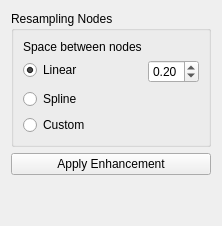
       <widget class="QWidget" name="tab_Enhancement_Techniques">
        <attribute name="title">
         <string>Enhancement</string>
        </attribute>
        <layout class="QGridLayout" name="gridLayout_2">
         <item row="1" column="0">
          <widget class="QGroupBox" name="groupBox_Resamplingnodes">
           <property name="minimumSize">
            <size>
             <width>0</width>
             <height>0</height>
            </size>
           </property>
           <property name="maximumSize">
            <size>
             <width>16777215</width>
             <height>165</height>
            </size>
           </property>
           <property name="title">
            <string>Resampling Nodes</string>
           </property>
           <layout class="QFormLayout" name="formLayout_7">
            <item row="0" column="0">
             <widget class="QLabel" name="label_SeparationNodes">
              <property name="text">
               <string>Space between nodes</string>
              </property>
             </widget>
            </item>
            <item row="1" column="0">
             <widget class="QRadioButton" name="radioButton_enhanceLinear">
              <property name="text">
               <string>Linear</string>
              </property>
              <property name="checked">
               <bool>true</bool>
              </property>
             </widget>
            </item>
            <item row="2" column="0">
             <widget class="QRadioButton" name="radioButton_enhanceSpline">
              <property name="text">
               <string>Spline</string>
              </property>
             </widget>
            </item>
            <item row="3" column="0">
             <widget class="QRadioButton" name="radioButton_enhanceCustom">
              <property name="text">
               <string>Custom</string>
              </property>
             </widget>
            </item>
            <item row="1" column="1">
             <widget class="QDoubleSpinBox" name="doubleSpinBox_separationBetwenNodes">
              <property name="minimum">
               <double>0.010000000000000</double>
              </property>
              <property name="maximum">
               <double>1.000000000000000</double>
              </property>
              <property name="singleStep">
               <double>0.100000000000000</double>
              </property>
              <property name="value">
               <double>0.200000000000000</double>
              </property>
             </widget>
            </item>
           </layout>
          </widget>
         </item>
         <item row="5" column="0">
          <spacer name="verticalSpacer_6">
           <property name="orientation">
            <enum>Qt::Vertical</enum>
           </property>
           <property name="sizeHint" stdset="0">
            <size>
             <width>20</width>
             <height>40</height>
            </size>
           </property>
          </spacer>
         </item>
         <item row="2" column="0">
          <widget class="QPushButton" name="pushButton_applyEnhancement">
           <property name="text">
            <string>Apply Enhancement</string>
           </property>
          </widget>
         </item>
        </layout>
       </widget>
